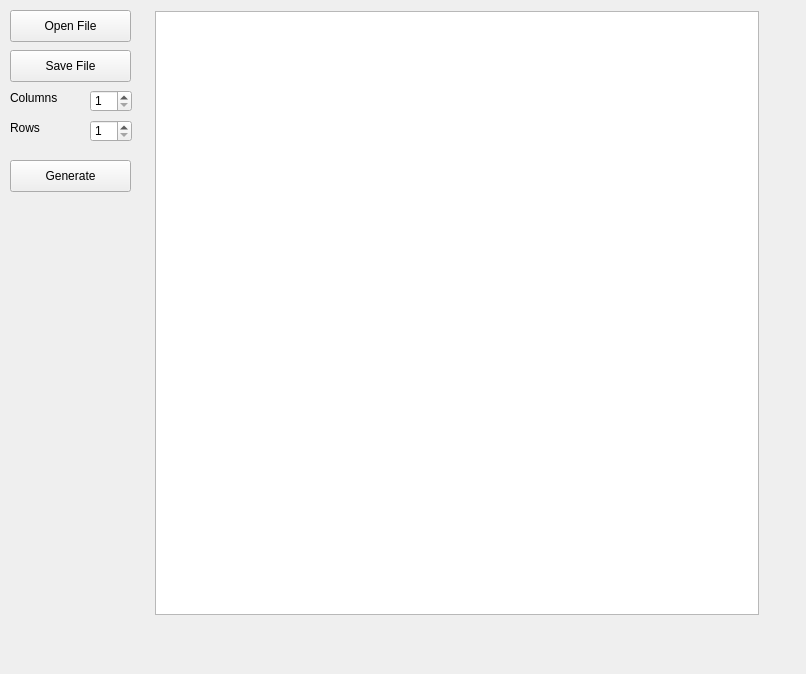
<?xml version="1.0" encoding="UTF-8"?>
<ui version="4.0">
 <class>MazeView</class>
 <widget class="QMainWindow" name="MazeView">
  <property name="geometry">
   <rect>
    <x>0</x>
    <y>0</y>
    <width>806</width>
    <height>674</height>
   </rect>
  </property>
  <property name="windowTitle">
   <string>MazeView</string>
  </property>
  <widget class="QWidget" name="centralwidget">
   <widget class="QPushButton" name="openFileButton">
    <property name="geometry">
     <rect>
      <x>10</x>
      <y>10</y>
      <width>121</width>
      <height>32</height>
     </rect>
    </property>
    <property name="text">
     <string>Open File</string>
    </property>
   </widget>
   <widget class="QPushButton" name="saveFileButton">
    <property name="geometry">
     <rect>
      <x>10</x>
      <y>50</y>
      <width>121</width>
      <height>32</height>
     </rect>
    </property>
    <property name="text">
     <string>Save File</string>
    </property>
   </widget>
   <widget class="QPushButton" name="generateButton">
    <property name="geometry">
     <rect>
      <x>10</x>
      <y>160</y>
      <width>121</width>
      <height>32</height>
     </rect>
    </property>
    <property name="text">
     <string>Generate</string>
    </property>
   </widget>
   <widget class="QSpinBox" name="columnsSpinBox">
    <property name="geometry">
     <rect>
      <x>90</x>
      <y>90</y>
      <width>42</width>
      <height>22</height>
     </rect>
    </property>
    <property name="minimum">
     <number>1</number>
    </property>
    <property name="maximum">
     <number>50</number>
    </property>
   </widget>
   <widget class="QSpinBox" name="rowsSpinBox">
    <property name="geometry">
     <rect>
      <x>90</x>
      <y>120</y>
      <width>42</width>
      <height>22</height>
     </rect>
    </property>
    <property name="minimum">
     <number>1</number>
    </property>
    <property name="maximum">
     <number>50</number>
    </property>
   </widget>
   <widget class="QLabel" name="columnsLabel">
    <property name="geometry">
     <rect>
      <x>10</x>
      <y>90</y>
      <width>61</width>
      <height>16</height>
     </rect>
    </property>
    <property name="text">
     <string>Columns</string>
    </property>
   </widget>
   <widget class="QLabel" name="rowsLabel">
    <property name="geometry">
     <rect>
      <x>10</x>
      <y>120</y>
      <width>31</width>
      <height>16</height>
     </rect>
    </property>
    <property name="text">
     <string>Rows</string>
    </property>
   </widget>
   <widget class="QGraphicsView" name="graphicsView">
    <property name="geometry">
     <rect>
      <x>155</x>
      <y>11</y>
      <width>604</width>
      <height>604</height>
     </rect>
    </property>
   </widget>
   <widget class="QLabel" name="minotaurGIF">
    <property name="geometry">
     <rect>
      <x>10</x>
      <y>190</y>
      <width>140</width>
      <height>450</height>
     </rect>
    </property>
    <property name="text">
     <string/>
    </property>
   </widget>
  </widget>
  <widget class="QMenuBar" name="menubar">
   <property name="geometry">
    <rect>
     <x>0</x>
     <y>0</y>
     <width>806</width>
     <height>24</height>
    </rect>
   </property>
  </widget>
 </widget>
 <resources/>
 <connections/>
</ui>
